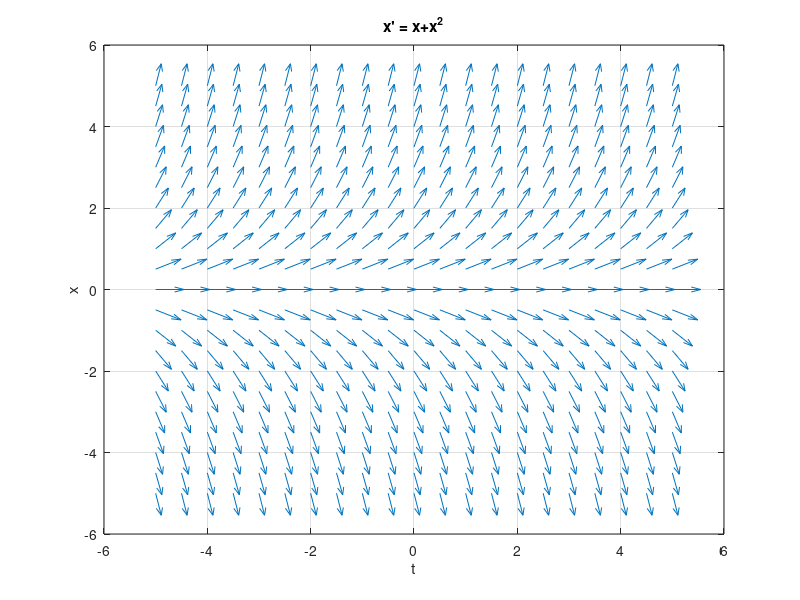

Write MATLAB code to recreate this figure.
f = @(t, x) x+x^2;

t = -5:0.5:5;
x = -5:0.5:5;

[T, X] = meshgrid(t, x);

U = ones(size(T));
V = f(T, X);

N = sqrt(U.^2 + V.^2);
U = 0.55*(U ./ N);
V = 0.55*(V ./ N);

quiver(T, X, U, V, 'AutoScale', 'off');

grid on;

title('x'' = x+x^2');
xlabel('t');
ylabel('x');
